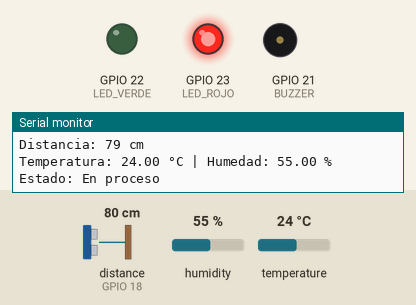
A sketch run on a simulated ESP32. On the bench: output pins drawn as LEDs (lit = HIGH), buzzer (waves = sounding), the last lines printed to the serial monitor. Wiring (inferred from the names in the program): ultrasonic range finder: trigger GPIO 5; echo GPIO 18. Inputs (shaded band) come from the test bench; at power-on: distance to the obstacle (sensor on GPIO 18) 80 cm, humidity 55 %, temperature 24 °C. The echo pulse lasts 58.3 µs per cm; pins used as bus, display or sensor lines are not drawn.

Above: at 2.2 s.
2.3 s: distance to the obstacle (sensor on GPIO 18) set to 96 cm
5.8 s: distance to the obstacle (sensor on GPIO 18) set to 107 cm
At 7.4 s:
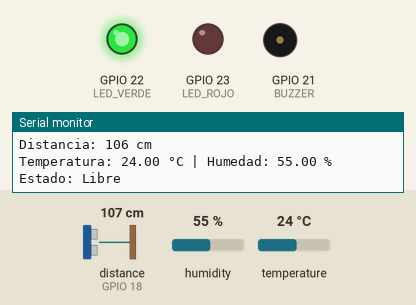
At 10.9 s:
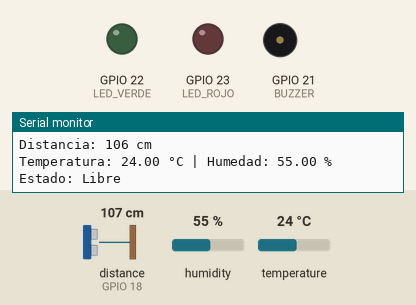
Timing chart, 0 to 18.6 s (numbered marks = the images above; inputs shaded):
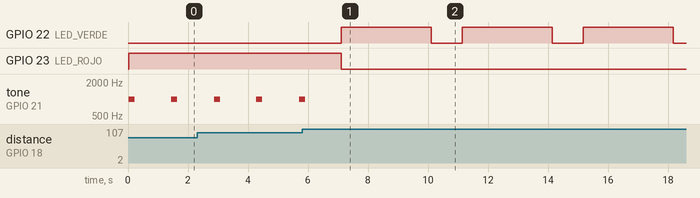

The sketch:

prueba_3.ino
```cpp
#include <Arduino.h>
#include "DHT.h"

// Pines HC-SR04
#define TRIG_PIN 5
#define ECHO_PIN 18

// LEDs y buzzer
#define LED_ROJO 23
#define LED_VERDE 22
#define BUZZER 21

// DHT22
#define DHTPIN 4
#define DHTTYPE DHT11
DHT dht(DHTPIN, DHTTYPE);

// KY-037 (pendiente)
// #define KY037 34

long duracion;
int distancia;

void setup() {
  Serial.begin(115200);

  // Pines
  pinMode(TRIG_PIN, OUTPUT);
  pinMode(ECHO_PIN, INPUT);
  pinMode(LED_ROJO, OUTPUT);
  pinMode(LED_VERDE, OUTPUT);
  pinMode(BUZZER, OUTPUT);

  // DHT
  dht.begin();
}

void loop() {
  // --- Distancia ---
  digitalWrite(TRIG_PIN, LOW);
  delayMicroseconds(2);
  digitalWrite(TRIG_PIN, HIGH);
  delayMicroseconds(10);
  digitalWrite(TRIG_PIN, LOW);

  duracion = pulseIn(ECHO_PIN, HIGH);
  distancia = duracion * 0.034 / 2;

  // --- Lecturas ambientales ---
  float temp = dht.readTemperature();
  float hum = dht.readHumidity();

  // float ruido = analogRead(KY037); // (pendiente cuando llegue el sensor)

  // --- Serial Monitor ---
  Serial.print("Distancia: ");
  Serial.print(distancia);
  Serial.println(" cm");

  if (!isnan(temp) && !isnan(hum)) {
    Serial.print("Temperatura: ");
    Serial.print(temp);
    Serial.print(" °C | Humedad: ");
    Serial.print(hum);
    Serial.println(" %");
  } else {
    Serial.println("Error en lectura del DHT22");
  }

  // Serial.print("Ruido: ");
  // Serial.println(ruido);

  // --- Lógica de estacionamiento ---
  if (distancia < 30) {
    Serial.println("Estado: Ocupado");
    digitalWrite(LED_ROJO, HIGH);
    digitalWrite(LED_VERDE, LOW);
    tone(BUZZER, 1000, 100);
    delay(100);

  } else if (distancia > 100) {
    Serial.println("Estado: Libre");
    digitalWrite(LED_ROJO, LOW);
    digitalWrite(LED_VERDE, HIGH);
    noTone(BUZZER);
    delay(3000);
    digitalWrite(LED_VERDE, LOW);

  } else {
    Serial.println("Estado: En proceso");
    digitalWrite(LED_ROJO, HIGH);
    digitalWrite(LED_VERDE, LOW);
    tone(BUZZER, 1000, 200);
    delay(400);
  }

  delay(1000); // Intervalo de actualización
}
```

Measured:
- the behaviour switches between 101 and 102 cm on distance to the obstacle (sensor on GPIO 18) (found by bisection; images 0 and 1)
- after the input at 5.8 s, GPIO 22 (LED_VERDE): alternates HIGH for 3.0 s and LOW for 1.0 s, starting after 1.3 s; GPIO 23 (LED_ROJO): HIGH → LOW after 1.3 s; tone on GPIO 21 (BUZZER): goes on until 5.9 s, then stays silent
- by itself, tone on GPIO 21 (BUZZER): alternates 1000 Hz for 0.20 s and silent for 1.2 s
